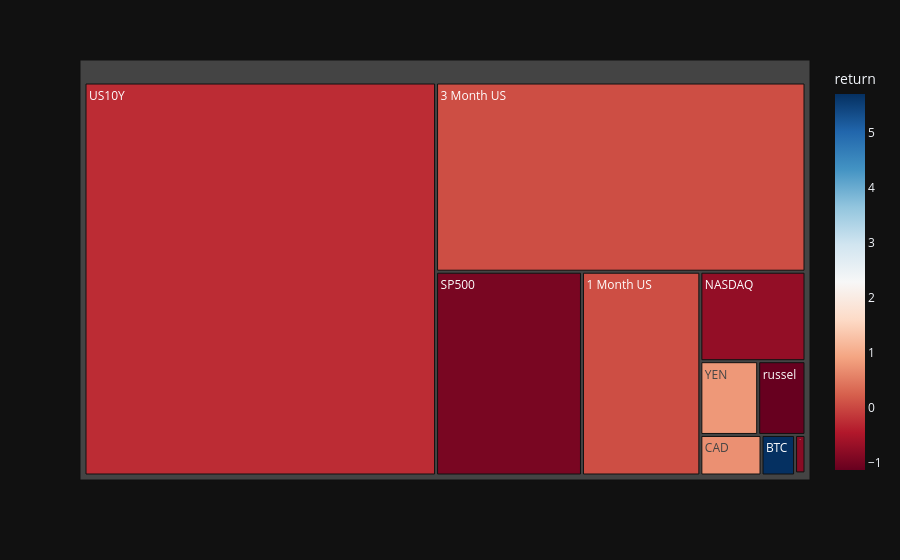

Notebook code cell kept with this figure:
### Code cell
fig = px.treemap(df_corr_treemap, names="index", parents='parent', values='absolute value', 
color='return', color_continuous_scale='rdbu', template='plotly_dark')
fig

### Figure 1 — Plotly figure (JSON) as saved in the notebook; plotly's stock layout.template omitted (floating-point values rounded to 4 significant figures)
{"data": [{"domain": {"x": [0, 1], "y": [0, 1]}, "hovertemplate": "index=%{label}<br>absolute value=%{value}<br>parent=%{parent}<br>return=%{color}<extra></extra>", "labels": ["1 Month US", "3 Month US", "BTC", "CAD", "CHF", "GBP", "NASDAQ", "SP500", "US10Y", "YEN", "russel"], "marker": {"coloraxis": "coloraxis", "colors": [0.06353, 0.06353, 5.714, 0.711, 1.307, -0.8242, -0.7338, -0.9642, -0.2592, 0.7963, -1.131]}, "name": "", "parents": ["", "", "", "", "", "", "", "", "", "", ""], "type": "treemap", "values": [407300.0, 1180000.0, 22960.0, 41870.0, 370.0, 6777.0, 158800.0, 502000.0, 2333000.0, 72050.0, 58920.0]}], "layout": {"coloraxis": {"colorbar": {"title": {"text": "return"}}, "colorscale": [[0, "rgb(103,0,31)"], [0.1, "rgb(178,24,43)"], [0.2, "rgb(214,96,77)"], [0.3, "rgb(244,165,130)"], [0.4, "rgb(253,219,199)"], [0.5, "rgb(247,247,247)"], [0.6, "rgb(209,229,240)"], [0.7, "rgb(146,197,222)"], [0.8, "rgb(67,147,195)"], [0.9, "rgb(33,102,172)"], [1, "rgb(5,48,97)"]]}, "legend": {"tracegroupgap": 0}, "margin": {"t": 60}}}
